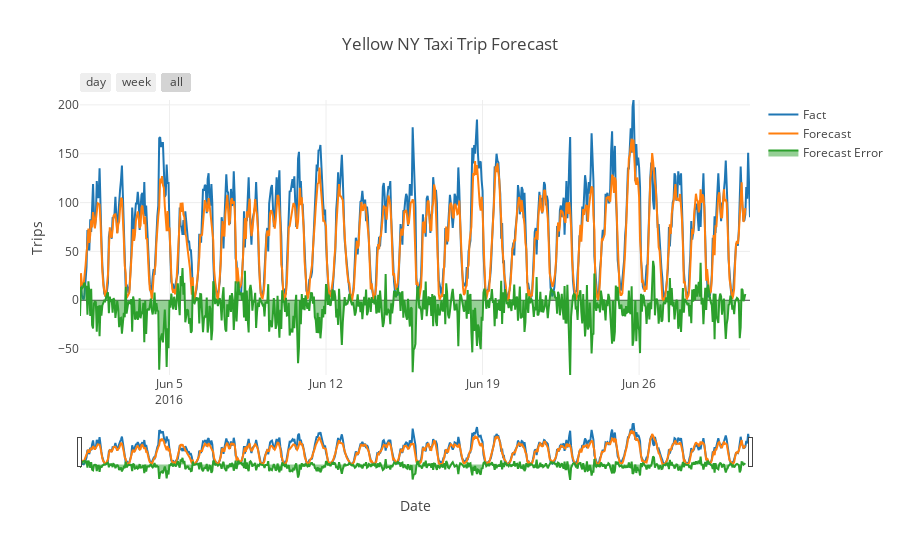

Here is the notebook cell this chart was saved with:
### Code cell
wg.interact(show_all, \
         day_range = wg.IntRangeSlider(min = 1, max = 30, value = [1, 30], layout = wg.Layout(width = '500px')), \
         hour_range = wg.IntRangeSlider(min = 0, max = 23, value = [0, 23], layout = wg.Layout(width = '800px')), \
        cell = sorted(set(forecast['num'])), step = wg.IntSlider(min = 1, max = 6))

### Figure 1 — Plotly figure (JSON) as saved in the notebook; plotly's stock layout.template omitted (floating-point values rounded to 4 significant figures; data arrays with more than 128 entries replaced by an {"elided": "..."} marker saying what was removed)
{"data": [{"name": "Fact", "type": "scatter", "x": {"elided": "720 str values"}, "y": {"elided": "720 int values"}}, {"name": "Forecast", "type": "scatter", "x": {"elided": "715 str values"}, "y": {"elided": "715 float values"}}, {"fill": "tozeroy", "name": "Forecast Error", "type": "scatter", "x": {"elided": "720 str values"}, "y": {"elided": "720 float values"}}], "layout": {"title": "Yellow NY Taxi Trip Forecast", "xaxis": {"rangeselector": {"buttons": [{"count": 1, "label": "day", "step": "day"}, {"count": 7, "label": "week", "step": "day"}, {"label": "all", "step": "all"}]}, "rangeslider": {}, "title": "Date", "type": "date"}, "yaxis": {"range": [-76.47, 205], "title": "Trips"}}}
